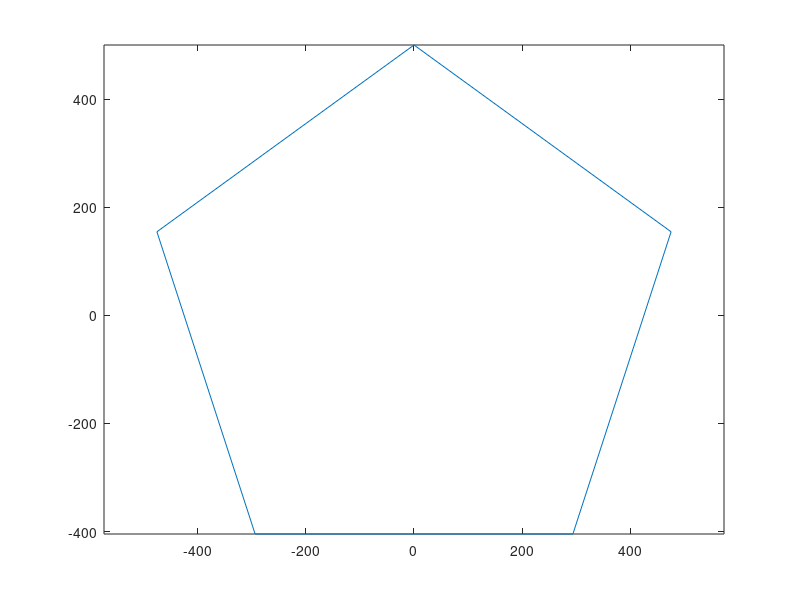

The MATLAB source for this figure: (Note: this script raises an error after producing the figure.)
n=input('number of points= ');
R=500;
 k=input('Inpute Box Size= ');
theta=linspace(0,2*pi,n+1);theta=theta+pi/2;
X=R*cos(theta);Y=R*sin(theta);plot(X,Y);axis equal;
X=[X(1:n)';0];Y=[Y(1:n)';0];
X_c = sym('x',[1 n+1]);Y_c = sym('y',[1 n+1]);
for i=1:n+1
    r=char(string(' P')+string(i));
    text(X(i),Y(i),r,'Color','blue','FontSize',8);
end
KKK=1;
for i=1:n+1
  
    for j=i+1:n+1
        LLL(KKK,:)=[i,j];
        KKK=KKK+1;
    end
end
L=[dist(LLL(:,1),LLL(:,2),X_c,Y_c)];
A=jacobian(L,[X_c,Y_c]);

i=input('Input Number Of The Point you Want To Move: ');
XX=X(i);
YY=Y(i);
syms x y
A=subs(A,[X_c(i),Y_c(i)],[x,y]);
if (i==1)
    X_c=[X_c(2:end)];Y_c=[Y_c(2:end)];
    X=[X(2:end)'];Y=[Y(2:end)'];
else if (i==n+1)
        X_c=[X_c(1:end-1)];Y_c=[Y_c(1:end-1)];
        X=[X(1:end-1)'];Y=[Y(1:end-1)'];
    else
X_c=[X_c(1:i-1),X_c(i+1:end)];Y_c=[Y_c(1:i-1),Y_c(i+1:end)];
X=[X(1:i-1)',X(i+1:end)'];Y=[Y(1:i-1)',Y(i+1:end)'];

    end
end
A=subs(A,[X_c,Y_c],[X,Y]);
ymin=YY-k/2;ymax=YY+k/2;
xmin=XX-k/2;xmax=XX+k/2;
KK=0;h1=null(A);h1=h1';N=0.5*(n^2+n);
    for x=xmin:0.5:xmax
             K=1;KK=KK+1;
for y=ymin:0.5:ymax
    a=eval(A);H1=eval(h1);
R(KK,K)=min(diag(eye(N)-a*inv(a'*a+H1'*H1)*a'));K=K+1;
end
    end
    [row,column]=find(R==max(max(R)));
Y=ymin+(column-1)
X=xmin+(row-1)
hold on
plot(X,Y,'*')


